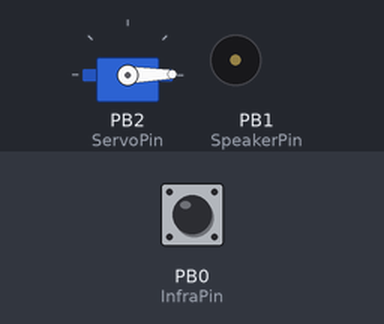
Simulated run of this sketch. Board: ATtiny85, built with avr-gcc and run on an emulated ATtiny85. Parts: servo, buzzer (waves = sounding, pin HIGH). Wiring (inferred from the names in the program): servo: signal PB2. The inputs (shaded band) are chosen by the test bench; at power-on: PB0 (InfraPin) HIGH. Sleep ends after the set time or at an interrupt; servo pulses on a pin are drawn as a servo (544–2400 µs = 0–180°); pins used as bus, display or sensor lines are not drawn.

Above: at 1.2 s.
1.3 s: PB0 (InfraPin) pulled LOW for 0.15 s
At 2.4 s:
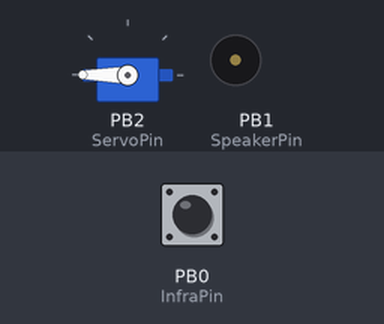
4.0 s: PB0 (InfraPin) pulled LOW for 3.2 s
At 4.57 s:
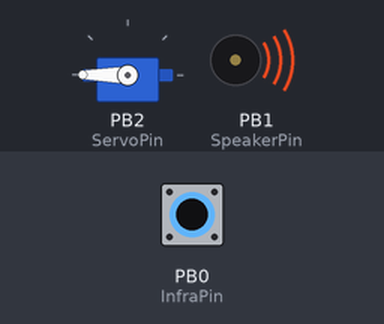
Timing chart, 0 to 9.9 s (numbered marks = the images above; inputs shaded):
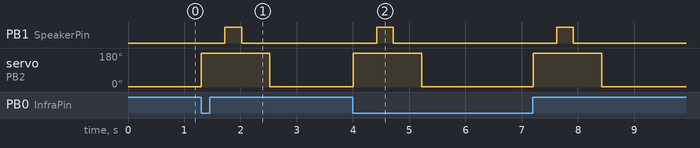

Measured:
- after the input at 1.3 s, PB1 (SpeakerPin): LOW → HIGH after 0.42 s, → LOW 0.30 s later; servo on PB2 (ServoPin): 1° → 180° at once, → 1° 1.2 s later
- after the input at 4.0 s, PB1 (SpeakerPin): alternates HIGH for 0.30 s and LOW for 2.9 s, 4 changes in all, then stays LOW, starting after 0.42 s; servo on PB2 (ServoPin): alternates 180° for 1.2 s and 1° for 2.0 s, 4 changes in all, then stays 1°, starting at once

The sketch:

rat_trap.ino
```cpp
#include <avr/sleep.h>
#include <avr/interrupt.h>

int ServoPin = 2;
int SpeakerPin = 1;
int InfraPin = 0;


void sleep1() {
  GIMSK |= _BV(PCIE);                     // Enable Pin Change Interrupts
  PCMSK |= _BV(PCINT0);                   // Use PB3 as interrupt pin
  ADCSRA &= ~_BV(ADEN);                   // ADC off
  set_sleep_mode(SLEEP_MODE_PWR_DOWN);    // replaces above statement

  sleep_enable();                         // Sets the Sleep Enable bit in the MCUCR Register (SE BIT)
  sei();                                  // Enable interrupts
//beep();
  sleep_cpu();                            // sleep

  cli();                                  // Disable interrupts
  PCMSK &= ~_BV(PCINT0);                  // Turn off PB3 as interrupt pin
  sleep_disable();                        // Clear SE bit
  //ADCSRA |= _BV(ADEN);                    // ADC on
  sei();                                  // Enable interrupts
} // sleep


ISR(PCINT0_vect) {
}

void setup() {
  pinMode(ServoPin, OUTPUT);
  pinMode(SpeakerPin, OUTPUT);
  pinMode(InfraPin, INPUT_PULLUP);


}

void loop() {
  delay(200);
  Servo0();
  sleep1();

  Servo1();
  beep();
}

void beep() {
  digitalWrite(SpeakerPin, HIGH);
  delay(300);
  digitalWrite(SpeakerPin, LOW);
  delay(300);
}

void Servo0() {
  // keep sending 0 position for about 400ms
  for(int i = 0; i<40; ++i) {
    digitalWrite(ServoPin, HIGH);
    delayMicroseconds(1000);
    digitalWrite(ServoPin, LOW);
    delay(19);
  }
}

void Servo1() {
  // keep sending second position for about 400ms
  for(int i = 0; i<20; ++i) {
    digitalWrite(ServoPin, HIGH);
    delayMicroseconds(2000);
    digitalWrite(ServoPin, LOW);
    delay(19);
  }
}
```
